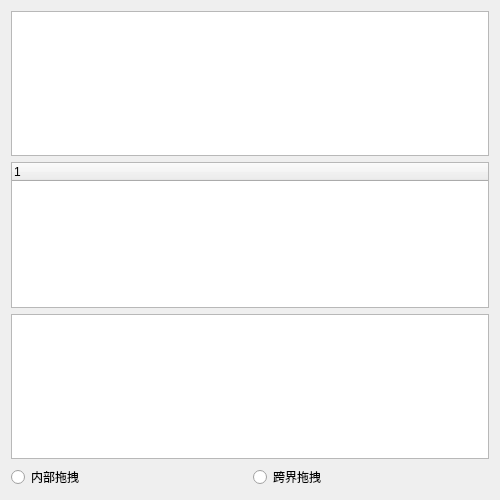
<?xml version="1.0" encoding="UTF-8"?>
<ui version="4.0">
 <class>Widget</class>
 <widget class="QWidget" name="Widget">
  <property name="geometry">
   <rect>
    <x>0</x>
    <y>0</y>
    <width>500</width>
    <height>500</height>
   </rect>
  </property>
  <property name="windowTitle">
   <string>Widget</string>
  </property>
  <layout class="QVBoxLayout" name="verticalLayout">
   <item>
    <widget class="QListWidget" name="listWidget"/>
   </item>
   <item>
    <widget class="QTreeWidget" name="treeWidget">
     <column>
      <property name="text">
       <string notr="true">1</string>
      </property>
     </column>
    </widget>
   </item>
   <item>
    <widget class="QTableWidget" name="tableWidget"/>
   </item>
   <item>
    <layout class="QHBoxLayout" name="horizontalLayout">
     <item>
      <widget class="QRadioButton" name="radioButtonInter">
       <property name="text">
        <string>内部拖拽</string>
       </property>
      </widget>
     </item>
     <item>
      <widget class="QRadioButton" name="radioButtonOuter">
       <property name="text">
        <string>跨界拖拽</string>
       </property>
      </widget>
     </item>
    </layout>
   </item>
  </layout>
 </widget>
 <resources/>
 <connections/>
</ui>
